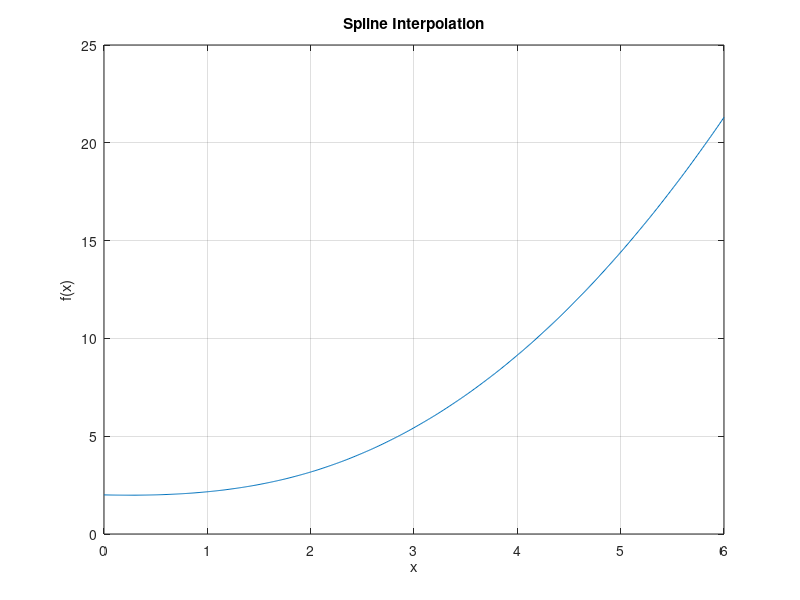
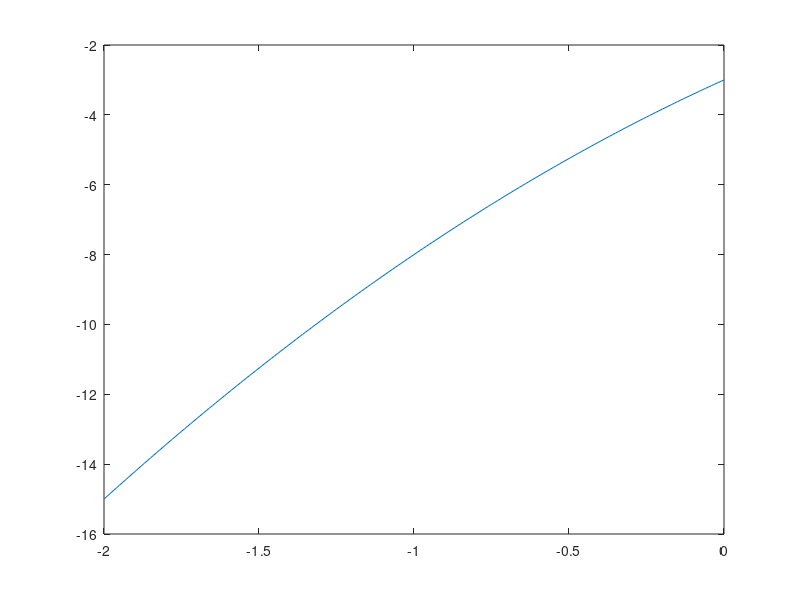

Here is the MATLAB script that generated these plots, in order: (Note: this script raises an error after producing the figures.)
close all ;
clear all;
clc;

x = [0 1 2 3 4 5 6];
y = [2.0000 2.1592 3.1697 5.4332 9.1411 14.406 21.303];
xx = x(1):0.01:x(length(x));
figure(1);
plot(xx,spline(x,y,xx));
grid on;
title('Spline Interpolation');
xlabel('x');ylabel('f(x)');

x = [-2,-1,0];
y = [-15,-8,-3];
xx = x(1):0.01:x(length(x));
figure(2);
plot(xx,spline(x,y,xx));
hold on;
plot(xx,p2(xx,x(1),y(1),x(2),y(2),x(3),y(3)));
grid on;
legend('Spline Interpolation','Quadratic Lagrange Interpolation');
title('Comarision between Quadratic Lagrange and Spline Interpolation');
xlabel('x');ylabel('f(x)');

figure(3);
plot(xx,spline(x,y,xx)-p2(xx,x(1),y(1),x(2),y(2),x(3),y(3)));
title('Error between two methods');
xlabel('x');ylabel('f(x)');grid;